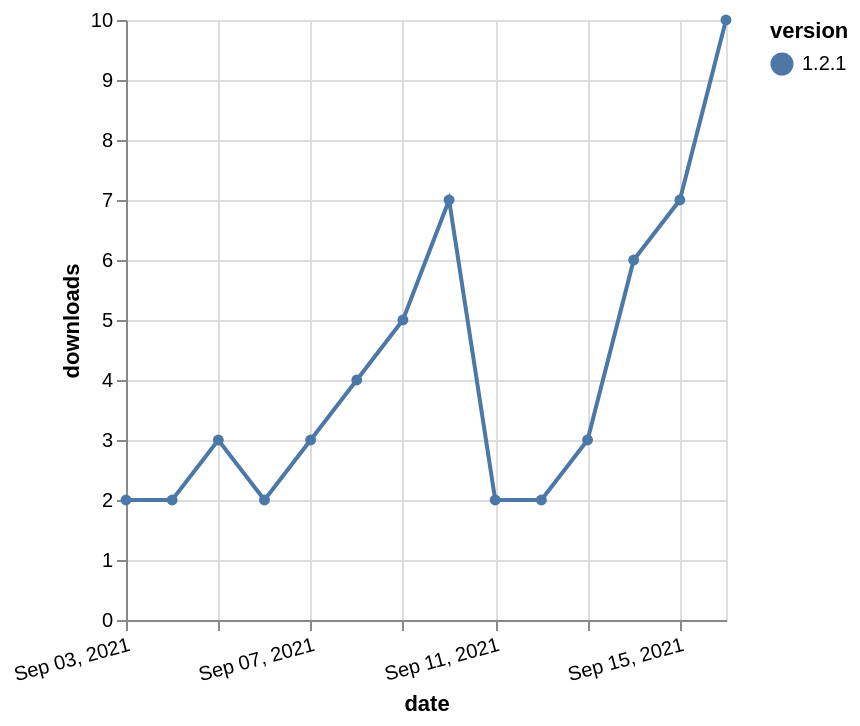

The Vega-Lite source for this figure:
### Vega-Lite specification from a JSON file in a GitHub repository (floating-point values rounded to 4 significant figures)
{"$schema": "https://vega.github.io/schema/vega-lite/v5.json", "description": "A simple bar chart with embedded data.", "data": {"values": [{"date": "2021-09-03", "total": 5285, "delta": 2, "version": "1.2.1"}, {"date": "2021-09-04", "total": 5287, "delta": 2, "version": "1.2.1"}, {"date": "2021-09-05", "total": 5290, "delta": 3, "version": "1.2.1"}, {"date": "2021-09-06", "total": 5292, "delta": 2, "version": "1.2.1"}, {"date": "2021-09-07", "total": 5295, "delta": 3, "version": "1.2.1"}, {"date": "2021-09-08", "total": 5299, "delta": 4, "version": "1.2.1"}, {"date": "2021-09-09", "total": 5304, "delta": 5, "version": "1.2.1"}, {"date": "2021-09-10", "total": 5311, "delta": 7, "version": "1.2.1"}, {"date": "2021-09-11", "total": 5313, "delta": 2, "version": "1.2.1"}, {"date": "2021-09-12", "total": 5315, "delta": 2, "version": "1.2.1"}, {"date": "2021-09-13", "total": 5318, "delta": 3, "version": "1.2.1"}, {"date": "2021-09-14", "total": 5324, "delta": 6, "version": "1.2.1"}, {"date": "2021-09-15", "total": 5331, "delta": 7, "version": "1.2.1"}, {"date": "2021-09-16", "total": 5341, "delta": 10, "version": "1.2.1"}]}, "width": "container", "mark": {"type": "line", "point": {"filled": true}}, "encoding": {"x": {"field": "date", "type": "temporal", "timeUnit": "yearmonthdate", "title": "date", "axis": {"labelAngle": -15}}, "y": {"field": "delta", "type": "quantitative", "title": "downloads"}, "color": {"field": "version", "type": "nominal"}, "tooltip": {"field": "delta"}}}
